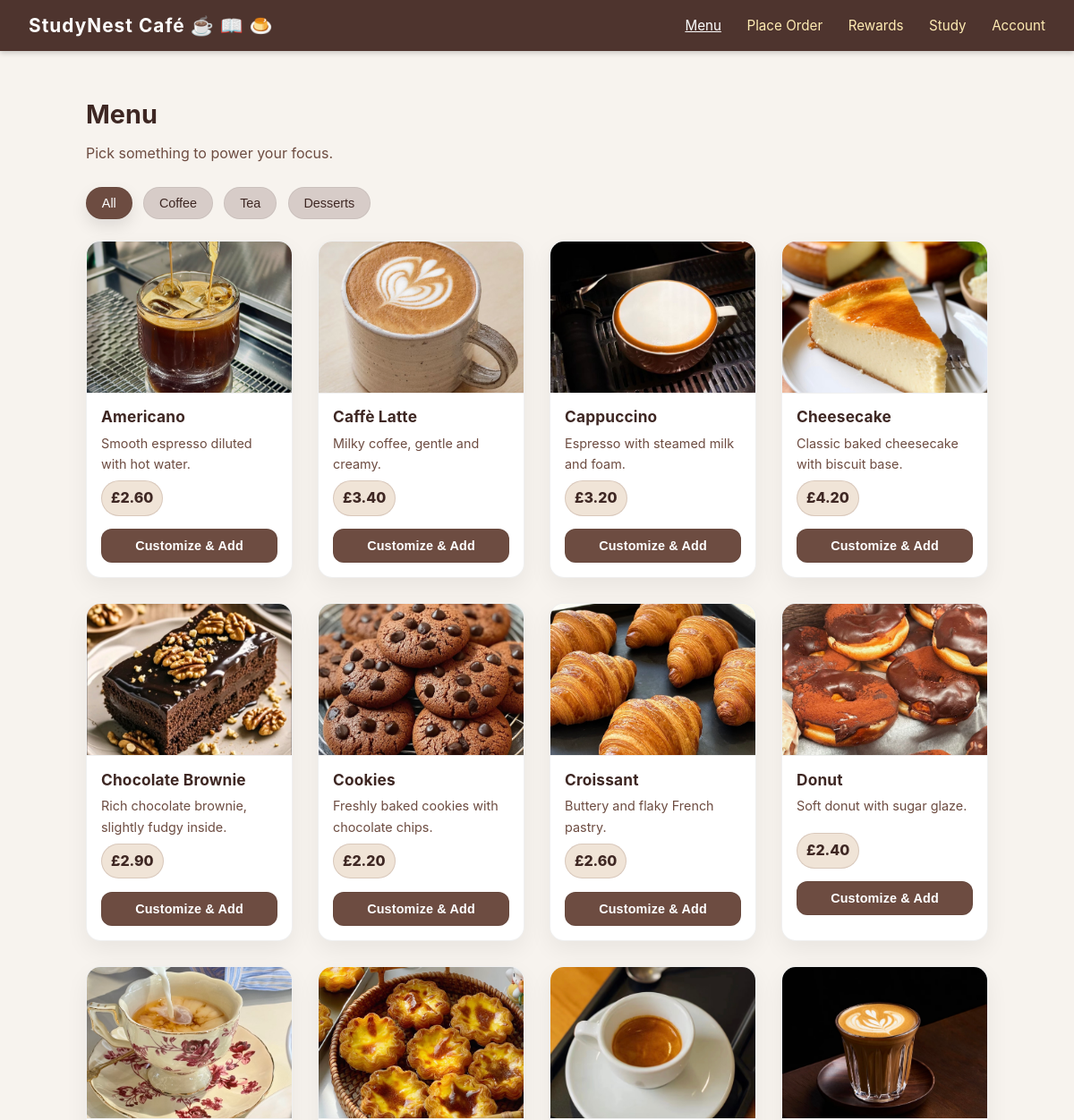
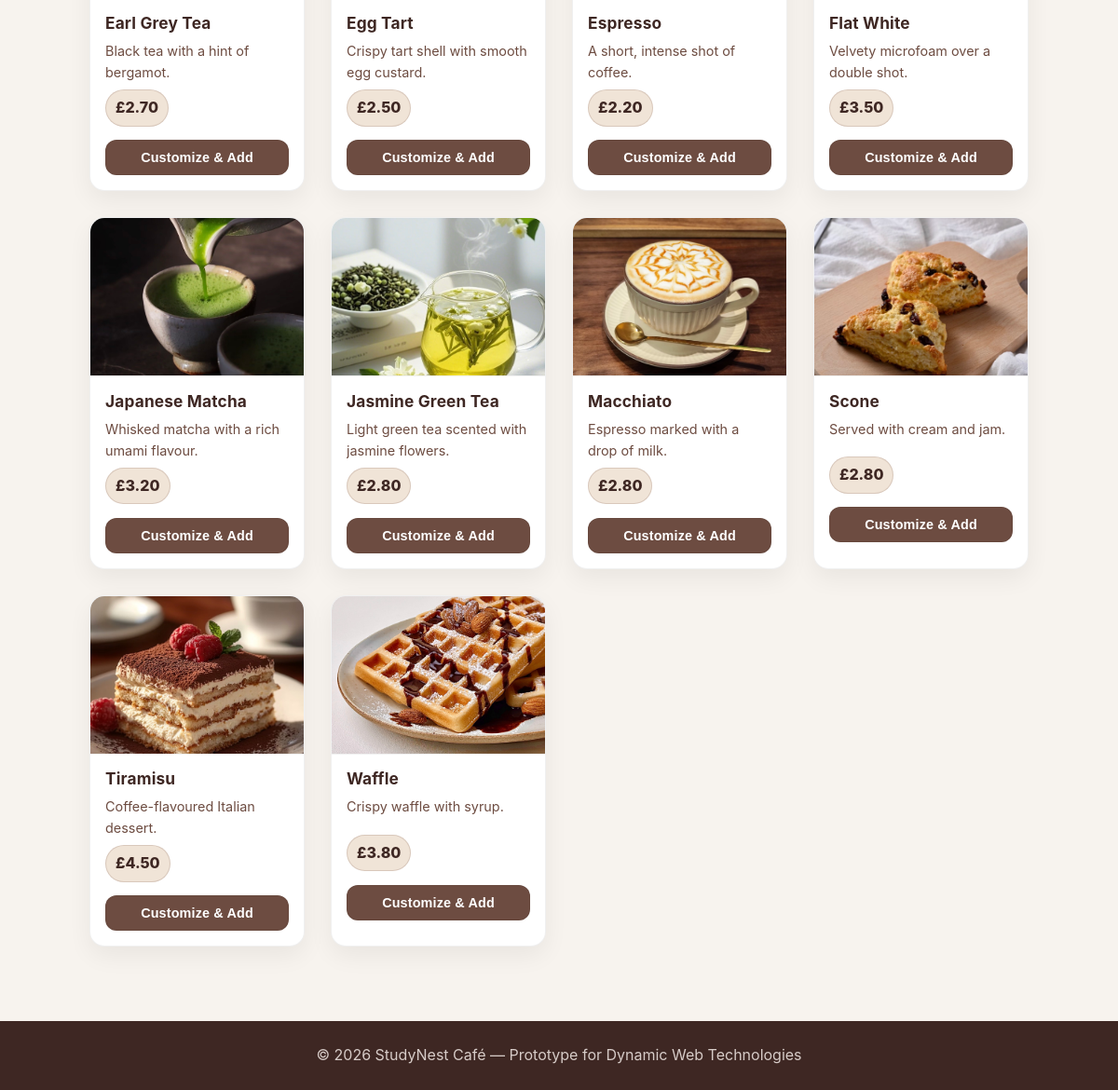
The page / on the database its author committed (2 pictures, top to bottom).
### models.py (models this page shows)
class Product(db.Model):
    id = db.Column(db.Integer, primary_key=True)
    name = db.Column(db.String(120), nullable=False)
    category = db.Column(db.String(50), nullable=False)
    description = db.Column(db.Text)
    price = db.Column(db.Float, nullable=False)
    image_url = db.Column(db.String(255))
    is_available = db.Column(db.Boolean, default=True)
    order_items = db.relationship('OrderItem', backref='product', lazy=True)

### app.py (the view, shortened to what this page needs)
@app.route('/')
def home():
    products = Product.query.filter_by(is_available=True).all()
    current_user = get_current_user()
    user_orders = []
    return render_template(
        'index.html',
        products=products,
        current_user=current_user,
        user_orders=user_orders
    )

### app.py (called while the page is built)
def get_current_user():
    if 'user_id' not in session:
        return None
    return User.query.get(session['user_id'])

### templates/index.html (shortened to what this page needs)
<!DOCTYPE html>
<html lang="en">
<head>
  <link rel="stylesheet" href="{{ url_for('static', filename='style.css') }}" />
</head>
<body>
<header class="main-header">
  <div class="logo">StudyNest Café ☕️ 📖 🍮</div>
  <nav class="main-nav">
    <a href="#" class="nav-link active" data-view="menuView">Menu</a>
    <a href="#" class="nav-link" data-view="orderView">Place Order</a>
    <a href="#" class="nav-link" data-view="pointsView">Rewards</a>
    <a href="#" class="nav-link" data-view="studyView">Study</a>
    <a href="#" class="nav-link" data-view="accountView">Account</a>
  </nav>
</header>
<main>
  <section id="menuView" class="section view active">
    <h1 class="section-title">Menu</h1>
    <p class="section-subtitle">Pick something to power your focus.</p>
    <div class="category-tabs">
      <button class="tab-btn active" data-category="all">All</button>
      <button class="tab-btn" data-category="coffee">Coffee</button>
      <button class="tab-btn" data-category="tea">Tea</button>
      <button class="tab-btn" data-category="dessert">Desserts</button>
    </div>
    <div class="menu-grid" id="menuGrid">
      {% for product in products %}
        <article class="menu-item" data-category="{{ product.category }}">
          <img src="{{ url_for('static', filename=product.image_url) }}" alt="{{ product.name }}" />
          <h3>{{ product.name }}</h3>
          <p class="menu-desc">{{ product.description }}</p>
          <p class="menu-price">£{{ '%.2f'|format(product.price) }}</p>
          <button
            class="btn btn-primary open-customize"
            data-name="{{ product.name }}"
            data-price="{{ product.price }}"
            data-category="{{ product.category }}">
            Customize & Add
          </button>
        </article>
      {% endfor %}
    </div>
  </section>
</main>
<footer class="main-footer">
  <p>© 2026 StudyNest Café — Prototype for Dynamic Web Technologies</p>
</footer>
</body>
</html>

### static/style.css (style rules this page uses)
* { box-sizing: border-box; margin: 0; padding: 0; }
body { font-family: -apple-system, BlinkMacSystemFont, "Segoe UI", sans-serif; background: #f7f3ee; color: #3e2723; line-height: 1.6; }
.main-header { position: sticky; top: 0; z-index: 10; background: #4e342e; color: #fff; display: flex; justify-content: space-between; align-items: center; padding: 0.75rem 2rem; box-shadow: 0 2px 6px rgba(0,0,0,0.2); }
.logo { font-size: 1.3rem; font-weight: 700; letter-spacing: 0.05em; }
.main-nav a { margin-left: 1.5rem; color: #ffecb3; text-decoration: none; font-size: 0.95rem; }
.main-nav a:hover, .main-nav a.active { color: #ffffff; text-decoration: underline; }
.view { display: none; }
.view.active { display: block; }
.section { padding: 3rem 8vw; }
.section-title { font-size: 1.8rem; margin-bottom: 0.5rem; }
.section-subtitle { color: #6d4c41; margin-bottom: 1.5rem; }
.category-tabs { margin: 1rem 0 1.5rem; }
.tab-btn { border: none; background: #d7ccc8; color: #3e2723; padding: 0.55rem 1.05rem; border-radius: 999px; margin-right: 0.5rem; cursor: pointer; font-size: 0.9rem; border: 1px solid rgba(0,0,0,0.06); }
.tab-btn.active, .tab-btn:hover { background: #6d4c41; color: #fff; }
.tab-btn.active { box-shadow: 0 8px 18px rgba(0,0,0,0.10); }
.menu-grid { display: grid; grid-template-columns: repeat(auto-fit, minmax(230px, 1fr)); gap: 1.75rem; }
.menu-item { background: #fff; overflow: hidden; display: flex; flex-direction: column; border-radius: 16px; border: 1px solid rgba(0,0,0,0.06); box-shadow: 0 10px 26px rgba(0,0,0,0.06); transition: transform .18s ease, box-shadow .18s ease; }
.menu-item img { width: 100%; height: 170px; object-fit: cover; border-bottom: 1px solid rgba(0,0,0,0.06); }
.menu-item h3 { margin: 0.8rem 1rem 0.25rem; font-size: 1.08rem; letter-spacing: .01em; }
.menu-desc { font-size: 0.9rem; margin: 0 1rem 0.45rem; color: #6d4c41; display: -webkit-box; -webkit-line-clamp: 2; -webkit-box-orient: vertical; overflow: hidden; min-height: 2.4em; }
.menu-price { margin: 0 1rem 0.9rem; font-weight: 800; color: #3e2723; display: inline-flex; align-items: center; width: fit-content; padding: 6px 10px; border-radius: 999px; background: #f0e4d7; border: 1px solid rgba(109,76,65,0.18); }
.btn { display: inline-block; border: none; padding: 0.4rem 0.9rem; border-radius: 999px; cursor: pointer; font-size: 0.9rem; }
.btn-primary { background: #6d4c41; color: #fff; }
.menu-item .btn { width: calc(100% - 2rem); margin: 0 1rem 1rem; padding: 0.62rem 1rem; border-radius: 12px; font-weight: 700; letter-spacing: .01em; }
.menu-item .btn, .menu-item .btn-outline { background: #6d4c41; color: #fff; border: 1px solid rgba(0,0,0,0.06); }
.main-footer { text-align: center; padding: 1.5rem 0; background: #3e2723; color: #d7ccc8; margin-top: 2rem; }

### rows shown on the page
Product: image_url (picture), name "Americano", description "Smooth espresso diluted with hot water.", price "2.60"
Product: image_url (picture), name "Espresso", description "A short, intense shot of coffee.", price "2.20"
Product: image_url (picture), name "Cappuccino", description "Espresso with steamed milk and foam.", price "3.20"
Product: image_url (picture), name "Caffè Latte", description "Milky coffee, gentle and creamy.", price "3.40"
Product: image_url (picture), name "Flat White", description "Velvety microfoam over a double shot.", price "3.50"
Product: image_url (picture), name "Macchiato", description "Espresso marked with a drop of milk.", price "2.80"
Product: image_url (picture), name "Jasmine Green Tea", description "Light green tea scented with jasmine flowers.", price "2.80"
Product: image_url (picture), name "Japanese Matcha", description "Whisked matcha with a rich umami flavour.", price "3.20"
Product: image_url (picture), name "Earl Grey Tea", description "Black tea with a hint of bergamot.", price "2.70"
Product: image_url (picture), name "Cheesecake", description "Classic baked cheesecake with biscuit base.", price "4.20"
Product: image_url (picture), name "Chocolate Brownie", description "Rich chocolate brownie, slightly fudgy inside.", price "2.90"
Product: image_url (picture), name "Cookies", description "Freshly baked cookies with chocolate chips.", price "2.20"
Product: image_url (picture), name "Donut", description "Soft donut with sugar glaze.", price "2.40"
Product: image_url (picture), name "Egg Tart", description "Crispy tart shell with smooth egg custard.", price "2.50"
Product: image_url (picture), name "Croissant", description "Buttery and flaky French pastry.", price "2.60"
Product: image_url (picture), name "Scone", description "Served with cream and jam.", price "2.80"
Product: image_url (picture), name "Tiramisu", description "Coffee-flavoured Italian dessert.", price "4.50"
Product: image_url (picture), name "Waffle", description "Crispy waffle with syrup.", price "3.80"
